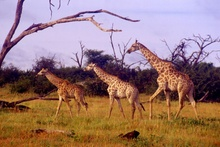
%> input picture testing_images/three.jpg, 220 x 147 px, shrunk from 891 x 594 before the run
$ octave detect_fan.m   (GNU Octave 9; MATLAB toolbox functions it lacks are replaced by stand-ins)
%> lines starting %> are read from the running program, lines starting %| are printed output that depends on the picture

clear; clc; close all;

addpath('include\edge_linking\');
addpath('include\CircStat2010e\');
addpath('include\dsift\');
addpath('include\utils\');
addpath('src\');

nick = 'gir';
cls = 'Giraffes';
load data/model_gir;


para.resol = 8;
para.Ss  = logspace( log10(30), log10(180), 12 );
para.nms = 8;
para.t1 = 1e-1;
para.t2 = 1e-2;
para.t3 = 1e-3;
para.knn = 5;
para.miss_rate = 0.15;
para.tt_sigma = 1;
para.sift = 1;
para.sc = 0;
para.ori = 1;


im = imread('testing_images\three.jpg');
%> im is the input picture: size 147x220x3 uint8; mean R, G, B 154.6, 122.3, 117.9
ed = imread('testing_images\three_edges.tif');
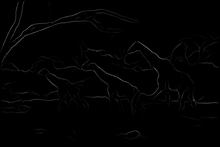
%> input picture testing_images/three_edges.tif, 220 x 147 px, shrunk from 891 x 594 before the run
%> ed is the input picture: size 147x220 uint8; min 0, max 92, mean 2
ed = imbinarize(ed, 0.02);
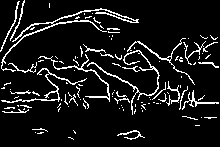
%> ed: size 147x220 logical; 9.4% white in thin lines or dots

%> (the run ends here)
